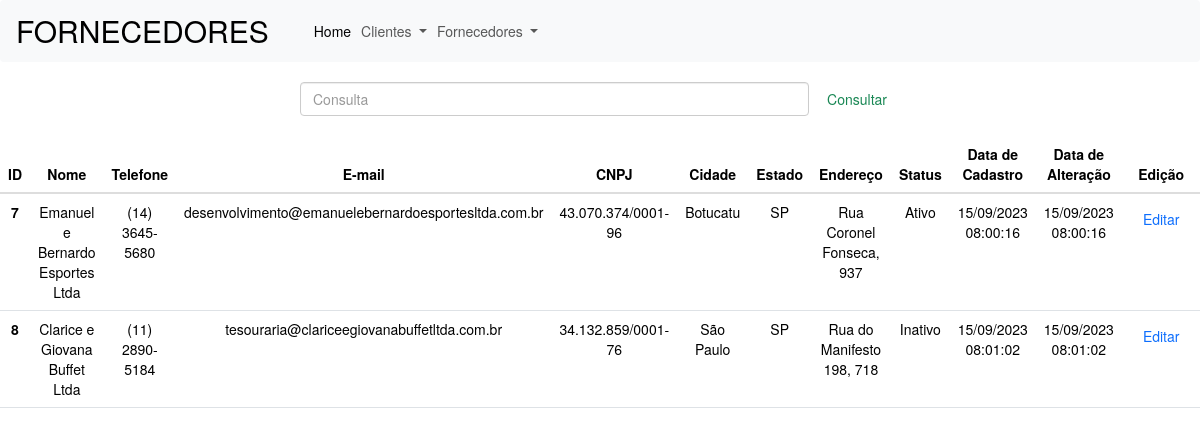
/fornecedores/action_fornecedor.php, run on the app's committed database.
### tables this page shows
CREATE TABLE `fornecedores` (
  `id` int(11) NOT NULL,
  `nome` varchar(100) NOT NULL,
  `telefone` varchar(20) NOT NULL,
  `email` varchar(100) NOT NULL,
  `cnpj` varchar(18) NOT NULL,
  `cidade` varchar(25) NOT NULL,
  `estado` varchar(2) NOT NULL,
  `endereco` varchar(100) NOT NULL,
  `status` varchar(10) NOT NULL,
  `data_cadastro` timestamp NOT NULL DEFAULT current_timestamp(),
  `data_alteracao` timestamp NOT NULL DEFAULT current_timestamp() ON UPDATE current_timestamp()
);

### fornecedores/action_fornecedor.php (the view, shortened to what this page needs)
<?php
$termo = (isset($_GET['search'])) ? $_GET['search'] : '';
$conexao = new PDO('mysql:host=localhost;dbname=banco', 'root', '');
$sql = 'SELECT id, nome, telefone, email, cnpj, cidade, estado, endereco, status, data_cadastro, data_alteracao FROM fornecedores';
$stm = $conexao->prepare($sql);
$stm->execute();
$fornecedores = $stm->fetchAll(PDO::FETCH_OBJ);
?>
<!DOCTYPE html>
<html lang="pt-br">
<head>
    <link href="https://cdn.jsdelivr.net/npm/bootstrap@5.3.2/dist/css/bootstrap.min.css" rel="stylesheet">
    <link rel="stylesheet" href="../css/bootstrap.min.css">
    <link rel="stylesheet" href="../css/custom.css">
</head>
<body id="action">
    <header>
        <nav class="navbar navbar-expand-lg bg-body-tertiary">
            <div class="container-fluid">
                <a class="navbar-brand" href="../menu.php" style="font-size: 30px;">FORNECEDORES</a>
                <?php include('../templates/nav.php') ?>
            </div>
        </nav>
    </header>
    <form class="d-flex w-50" role="search" method="GET">
        <input class="form-control me-2" type="search" placeholder="Consulta" aria-label="Search" name="search" value="<?php echo $termo; ?>">
        <button class="btn btn-outline-success" type="submit">Consultar</button>
    </form>
    <div class="table-responsive" style="width: 100%;">
        <table class="table">
            <thead>
                <tr>
                    <th scope="col">ID</th>
                    <th scope="col">Nome</th>
                    <th scope="col">Telefone</th>
                    <th scope="col">E-mail</th>
                    <th scope="col">CNPJ</th>
                    <th scope="col">Cidade</th>
                    <th scope="col">Estado</th>
                    <th scope="col">Endereço</th>
                    <th scope="col">Status</th>
                    <th scope="col">Data de Cadastro</th>
                    <th scope="col">Data de Alteração</th>
                    <th scope="col">Edição</th>
                </tr>
            </thead>
            <tbody class="table-group-divider">
                <?php
                foreach ($fornecedores as $fornecedor) {
                    $dataCadastroFormatada = ($fornecedor->data_cadastro !== "0000-00-00 00:00:00") ? date("d/m/Y H:i:s", strtotime($fornecedor->data_cadastro)) : "Nenhum Registro";
                    $dataAlteracaoFormatada = ($fornecedor->data_alteracao !== "0000-00-00 00:00:00") ? date("d/m/Y H:i:s", strtotime($fornecedor->data_alteracao)) : "Nenhum Registro";
                    echo '
                    <tr>
                        <th scope="row">' . $fornecedor->id . '</th>
                        <td>' . $fornecedor->nome . '</td>
                        <td>' . $fornecedor->telefone . '</td>
                        <td>' . $fornecedor->email . '</td>
                        <td>' . $fornecedor->cnpj . '</td>
                        <td>' . $fornecedor->cidade . '</td>
                        <td>' . $fornecedor->estado . '</td>
                        <td>' . $fornecedor->endereco . '</td>
                        <td>' . $fornecedor->status . '</td>
                        <td>' . $dataCadastroFormatada . '</td>
                        <td>' . $dataAlteracaoFormatada . '</td>
                        <td>
                            <form action="../fornecedores/edicao_fornecedor.php" method="post">
                                <input type="hidden" name="oculto" value="' . $fornecedor->id . '">
                                <button type="submit" class="btn btn-outline-primary" type="submit">Editar</button>
                            </form>
                        </td>
                    </tr>';
                }
                ?>
            </tbody>
        </table>
    </div>
</body>
</html>

### css/custom.css (style rules this page uses)
table { margin-top: 20px; }
#action { display: flex; flex-direction: column; align-items: center; justify-content: center; }
td { text-align: center; }
th { text-align: center; }
header { width: 100%; }

### data on the page
fornecedores: id "7", nome "Emanuel e Bernardo Esportes Ltda", telefone "(14) 3645-5680", email "desenvolvimento@emanuelebernardoesportesltda.com.br", cnpj "43.070.374/0001-96", cidade "Botucatu", estado "SP", endereco "Rua Coronel Fonseca, 937", status "Ativo", data_cadastro "15/09/2023 08:00:16", data_alteracao "15/09/2023 08:00:16"
fornecedores: id "8", nome "Clarice e Giovana Buffet Ltda", telefone "(11) 2890-5184", email "tesouraria@clariceegiovanabuffetltda.com.br", cnpj "34.132.859/0001-76", cidade "São Paulo", estado "SP", endereco "Rua do Manifesto 198, 718", status "Inativo", data_cadastro "15/09/2023 08:01:02", data_alteracao "15/09/2023 08:01:02"
